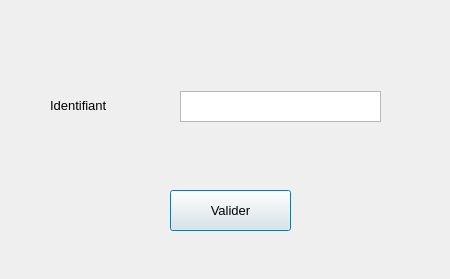
<?xml version="1.0" encoding="UTF-8"?>
<ui version="4.0">
 <class>Dialog</class>
 <widget class="QDialog" name="Dialog">
  <property name="geometry">
   <rect>
    <x>0</x>
    <y>0</y>
    <width>450</width>
    <height>279</height>
   </rect>
  </property>
  <property name="windowTitle">
   <string>Dialog</string>
  </property>
  <property name="modal">
   <bool>true</bool>
  </property>
  <widget class="QPushButton" name="Valider_supp_lecteur">
   <property name="geometry">
    <rect>
     <x>170</x>
     <y>190</y>
     <width>121</width>
     <height>41</height>
    </rect>
   </property>
   <property name="font">
    <font>
     <pointsize>10</pointsize>
    </font>
   </property>
   <property name="text">
    <string>Valider</string>
   </property>
  </widget>
  <widget class="QLabel" name="Id_lecteur_label">
   <property name="geometry">
    <rect>
     <x>50</x>
     <y>90</y>
     <width>91</width>
     <height>31</height>
    </rect>
   </property>
   <property name="font">
    <font>
     <pointsize>10</pointsize>
    </font>
   </property>
   <property name="text">
    <string>Identifiant</string>
   </property>
  </widget>
  <widget class="QTextEdit" name="Id_lecteur_textEdit">
   <property name="enabled">
    <bool>true</bool>
   </property>
   <property name="geometry">
    <rect>
     <x>180</x>
     <y>91</y>
     <width>201</width>
     <height>31</height>
    </rect>
   </property>
  </widget>
 </widget>
 <resources/>
 <connections/>
</ui>
